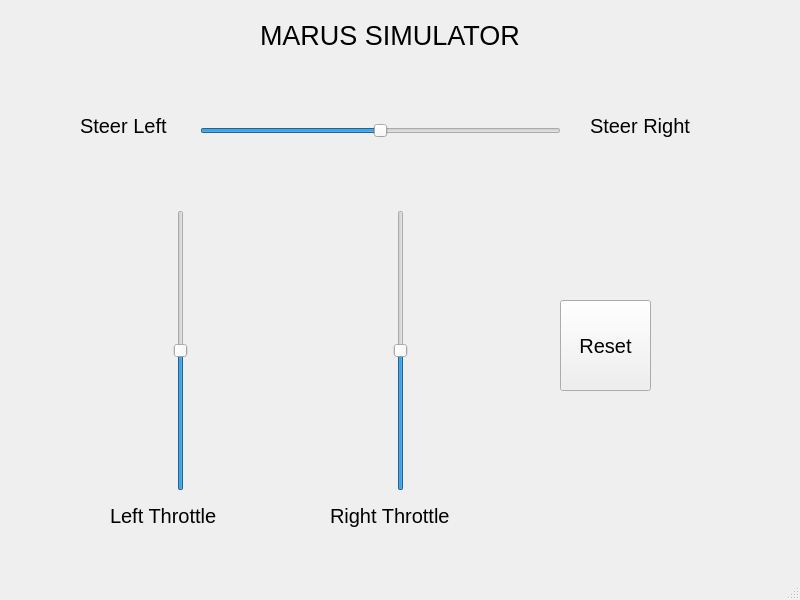
<?xml version="1.0" encoding="UTF-8"?>
<ui version="4.0">
 <class>MainWindow</class>
 <widget class="QMainWindow" name="MainWindow">
  <property name="geometry">
   <rect>
    <x>0</x>
    <y>0</y>
    <width>800</width>
    <height>600</height>
   </rect>
  </property>
  <property name="windowTitle">
   <string>MainWindow</string>
  </property>
  <widget class="QWidget" name="centralwidget">
   <widget class="QSlider" name="verticalSlider">
    <property name="geometry">
     <rect>
      <x>290</x>
      <y>210</y>
      <width>221</width>
      <height>281</height>
     </rect>
    </property>
    <property name="toolTip">
     <string notr="true"/>
    </property>
    <property name="minimum">
     <number>-10</number>
    </property>
    <property name="maximum">
     <number>10</number>
    </property>
    <property name="orientation">
     <enum>Qt::Vertical</enum>
    </property>
    <property name="invertedAppearance">
     <bool>false</bool>
    </property>
    <property name="invertedControls">
     <bool>true</bool>
    </property>
   </widget>
   <widget class="QLabel" name="label">
    <property name="geometry">
     <rect>
      <x>110</x>
      <y>480</y>
      <width>131</width>
      <height>71</height>
     </rect>
    </property>
    <property name="font">
     <font>
      <pointsize>15</pointsize>
     </font>
    </property>
    <property name="text">
     <string>Left Throttle</string>
    </property>
   </widget>
   <widget class="QLabel" name="label_2">
    <property name="geometry">
     <rect>
      <x>330</x>
      <y>480</y>
      <width>151</width>
      <height>71</height>
     </rect>
    </property>
    <property name="font">
     <font>
      <pointsize>15</pointsize>
     </font>
    </property>
    <property name="text">
     <string>Right Throttle</string>
    </property>
   </widget>
   <widget class="QSlider" name="verticalSlider_2">
    <property name="geometry">
     <rect>
      <x>80</x>
      <y>210</y>
      <width>201</width>
      <height>281</height>
     </rect>
    </property>
    <property name="minimum">
     <number>-10</number>
    </property>
    <property name="maximum">
     <number>10</number>
    </property>
    <property name="orientation">
     <enum>Qt::Vertical</enum>
    </property>
    <property name="invertedAppearance">
     <bool>false</bool>
    </property>
    <property name="invertedControls">
     <bool>true</bool>
    </property>
   </widget>
   <widget class="QLabel" name="label_3">
    <property name="geometry">
     <rect>
      <x>80</x>
      <y>90</y>
      <width>131</width>
      <height>71</height>
     </rect>
    </property>
    <property name="font">
     <font>
      <pointsize>15</pointsize>
     </font>
    </property>
    <property name="text">
     <string>Steer Left</string>
    </property>
   </widget>
   <widget class="QSlider" name="verticalSlider_3">
    <property name="geometry">
     <rect>
      <x>200</x>
      <y>40</y>
      <width>361</width>
      <height>181</height>
     </rect>
    </property>
    <property name="minimum">
     <number>-10</number>
    </property>
    <property name="maximum">
     <number>10</number>
    </property>
    <property name="singleStep">
     <number>1</number>
    </property>
    <property name="orientation">
     <enum>Qt::Horizontal</enum>
    </property>
    <property name="invertedAppearance">
     <bool>false</bool>
    </property>
    <property name="invertedControls">
     <bool>true</bool>
    </property>
   </widget>
   <widget class="QLabel" name="label_4">
    <property name="geometry">
     <rect>
      <x>260</x>
      <y>0</y>
      <width>321</width>
      <height>71</height>
     </rect>
    </property>
    <property name="font">
     <font>
      <pointsize>20</pointsize>
     </font>
    </property>
    <property name="text">
     <string>MARUS SIMULATOR</string>
    </property>
   </widget>
   <widget class="QPushButton" name="pushButton">
    <property name="geometry">
     <rect>
      <x>560</x>
      <y>300</y>
      <width>91</width>
      <height>91</height>
     </rect>
    </property>
    <property name="font">
     <font>
      <pointsize>15</pointsize>
     </font>
    </property>
    <property name="text">
     <string>Reset</string>
    </property>
   </widget>
   <widget class="QLabel" name="label_5">
    <property name="geometry">
     <rect>
      <x>590</x>
      <y>90</y>
      <width>131</width>
      <height>71</height>
     </rect>
    </property>
    <property name="font">
     <font>
      <pointsize>15</pointsize>
     </font>
    </property>
    <property name="text">
     <string>Steer Right</string>
    </property>
   </widget>
  </widget>
  <widget class="QMenuBar" name="menubar">
   <property name="geometry">
    <rect>
     <x>0</x>
     <y>0</y>
     <width>800</width>
     <height>20</height>
    </rect>
   </property>
  </widget>
  <widget class="QStatusBar" name="statusbar"/>
 </widget>
 <resources/>
 <connections/>
</ui>
